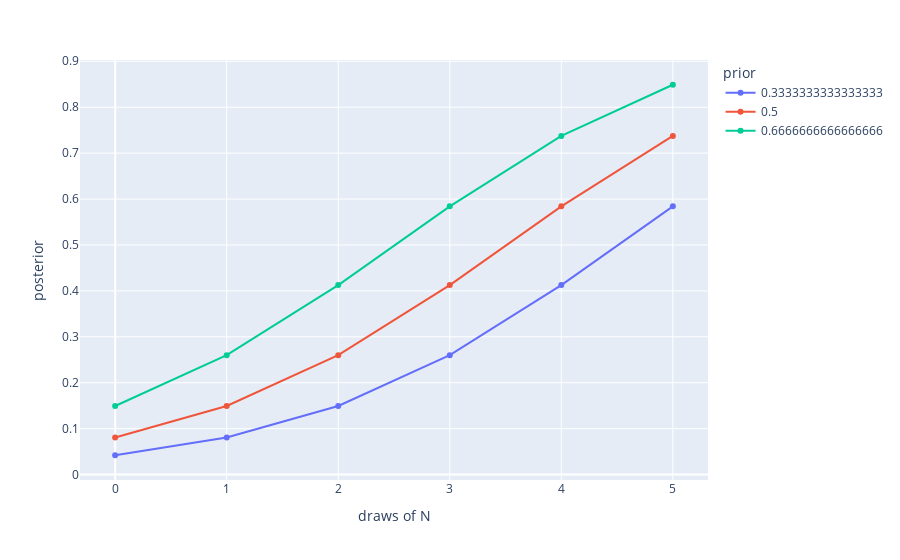

Source (notebook cell):
### Code cell
def posteriorOdds(draws, priors):
    rows = []
    for prior in priors: 
        for n in range(draws):
            pAn = bayesRule(n, prior, draws)
            rows.append([pAn, prior, n, draws])
    df=pd.DataFrame(rows, columns=['posterior', 'prior', 'draws of N', 'total draws'])
    df.prior = df.prior.astype(str)
    return df

def plotOdds(df):
    import plotly.express as px
    px.line(df, x="draws of N", y="posterior", color = "prior", markers = True).show() 


# Show plot 
df = posteriorOdds(6, [1/3, 1/2, 2/3])
plotOdds(df)

### Figure 1 — Plotly figure (JSON) as saved in the notebook; plotly's stock layout.template omitted (floating-point values rounded to 4 significant figures)
{"data": [{"hovertemplate": "prior=0.3333333333333333<br>draws of N=%{x}<br>posterior=%{y}<extra></extra>", "legendgroup": "0.3333333333333333", "line": {"color": "#636efa", "dash": "solid"}, "marker": {"symbol": "circle"}, "mode": "markers+lines", "name": "0.3333333333333333", "orientation": "v", "showlegend": true, "type": "scatter", "x": [0, 1, 2, 3, 4, 5], "xaxis": "x", "y": [0.04205, 0.08071, 0.1494, 0.2599, 0.4126, 0.5841], "yaxis": "y"}, {"hovertemplate": "prior=0.5<br>draws of N=%{x}<br>posterior=%{y}<extra></extra>", "legendgroup": "0.5", "line": {"color": "#EF553B", "dash": "solid"}, "marker": {"symbol": "circle"}, "mode": "markers+lines", "name": "0.5", "orientation": "v", "showlegend": true, "type": "scatter", "x": [0, 1, 2, 3, 4, 5], "xaxis": "x", "y": [0.08071, 0.1494, 0.2599, 0.4126, 0.5841, 0.7375], "yaxis": "y"}, {"hovertemplate": "prior=0.6666666666666666<br>draws of N=%{x}<br>posterior=%{y}<extra></extra>", "legendgroup": "0.6666666666666666", "line": {"color": "#00cc96", "dash": "solid"}, "marker": {"symbol": "circle"}, "mode": "markers+lines", "name": "0.6666666666666666", "orientation": "v", "showlegend": true, "type": "scatter", "x": [0, 1, 2, 3, 4, 5], "xaxis": "x", "y": [0.1494, 0.2599, 0.4126, 0.5841, 0.7375, 0.8489], "yaxis": "y"}], "layout": {"legend": {"title": {"text": "prior"}, "tracegroupgap": 0}, "margin": {"t": 60}, "xaxis": {"anchor": "y", "domain": [0, 1], "title": {"text": "draws of N"}}, "yaxis": {"anchor": "x", "domain": [0, 1], "title": {"text": "posterior"}}}}
